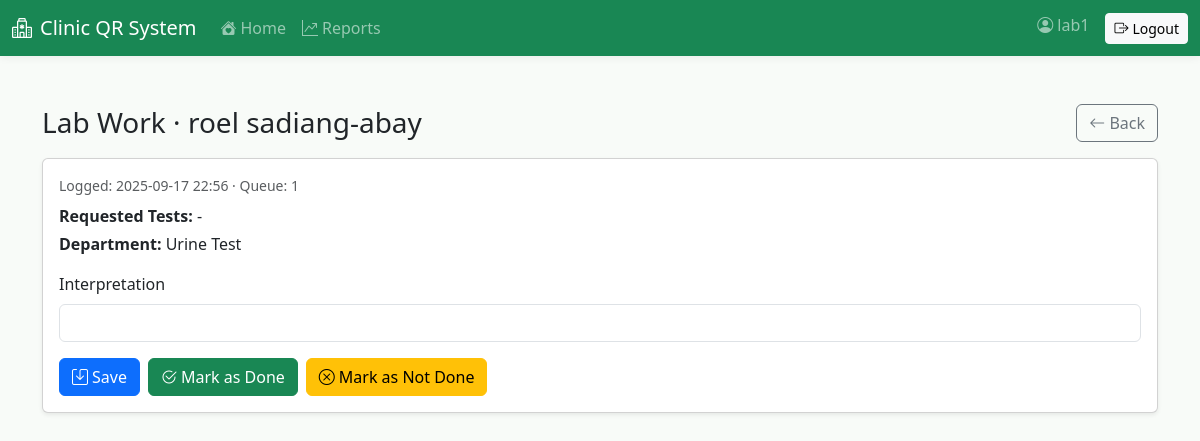
/dashboard/lab/work/125/ (signed in), run on the app's committed database.
### visits/models.py (models this page shows, shortened)
class Visit(models.Model):
    class Service(models.TextChoices):
        RECEPTION = 'reception', 'Reception/Triage'
        DOCTOR = 'doctor', 'Doctor Consultation'
        LAB = 'lab', 'Laboratory'
        PHARMACY = 'pharmacy', 'Pharmacy'
        VACCINATION = 'vaccination', 'Vaccination/Immunization'
    class Department(models.TextChoices):
        PEDIATRICS = 'Pediatrics', 'Pediatrics (Children’s Health)'
        OBGYN = 'OB-GYN', 'Obstetrics and Gynecology (OB-GYN)'
        CARDIOLOGY = 'Cardiology', 'Cardiology (Heart Care)'
        RADIOLOGY = 'Radiology', 'Radiology'
        SURGERY = 'Surgery', 'Surgery'
        DERMATOLOGY = 'Dermatology', 'Dermatology (Skin Care)'
        ENT = 'ENT', 'ENT (Ear, Nose, Throat)'
    patient = models.ForeignKey('patients.Patient', on_delete=models.CASCADE, related_name='visits')
    service = models.CharField(max_length=20, choices=Service.choices)
    notes = models.TextField(blank=True)
    class Status(models.TextChoices):
        QUEUED = 'queued', 'Queued'
        CLAIMED = 'claimed', 'Claimed'
        IN_PROCESS = 'in_process', 'In Process'
        DONE = 'done', 'Done'
    status = models.CharField(max_length=16, choices=Status.choices, default=Status.QUEUED)
    queue_number = models.PositiveIntegerField(null=True, blank=True)
    department = models.CharField(max_length=32, choices=Department.choices, blank=True)
    claimed_by = models.ForeignKey(settings.AUTH_USER_MODEL, on_delete=models.SET_NULL, null=True, blank=True, related_name='claimed_reception_visits')
    claimed_at = models.DateTimeField(null=True, blank=True)
    assigned_to = models.ForeignKey(settings.AUTH_USER_MODEL, on_delete=models.SET_NULL, null=True, blank=True, related_name='assigned_visits')
    doctor_arrived = models.BooleanField(default=False)
    doctor_status = models.CharField(max_length=16, blank=True, default='')  # '', ready_to_consult, not_done, finished
    symptoms = models.TextField(blank=True)
    diagnosis = models.TextField(blank=True)
    prescription_notes = models.TextField(blank=True)
    doctor_done = models.BooleanField(default=False)
    doctor_done_at = models.DateTimeField(null=True, blank=True)
    lab_tests = models.TextField(blank=True)
    lab_test_type = models.CharField(max_length=50, blank=True)
    lab_claimed_by = models.ForeignKey(settings.AUTH_USER_MODEL, on_delete=models.SET_NULL, null=True, blank=True, related_name='claimed_lab_visits')
    lab_claimed_at = models.DateTimeField(null=True, blank=True)
    lab_arrived = models.BooleanField(default=False)
    lab_results = models.TextField(blank=True)
    lab_completed = models.BooleanField(default=False)
    lab_completed_at = models.DateTimeField(null=True, blank=True)
    medicines = models.TextField(blank=True)
    dispensed = models.BooleanField(default=False)
    dispensed_at = models.DateTimeField(null=True, blank=True)
    vaccine_type = models.CharField(max_length=100, blank=True)
    vaccine_dose = models.CharField(max_length=50, blank=True)
    vaccination_date = models.DateField(null=True, blank=True)
    timestamp = models.DateTimeField(auto_now_add=True)
    created_by = models.ForeignKey(settings.AUTH_USER_MODEL, on_delete=models.SET_NULL, null=True, blank=True)
    doctor_user = models.ForeignKey(settings.AUTH_USER_MODEL, on_delete=models.SET_NULL, null=True, blank=True, related_name='doctor_visits')
    service_type = models.ForeignKey('visits.ServiceType', on_delete=models.SET_NULL, null=True, blank=True, help_text='Specific service type selected')

### patients/models.py (models this page shows, shortened)
class Patient(models.Model):
    user = models.OneToOneField(User, on_delete=models.SET_NULL, null=True, blank=True, related_name='patient_profile')
    full_name = models.CharField(max_length=255)
    age = models.PositiveIntegerField(validators=[MinValueValidator(0)])
    address = models.TextField()
    contact = models.CharField(max_length=50)
    email = models.EmailField(unique=True)
    patient_code = models.CharField(max_length=20, unique=True)
    qr_code = models.ImageField(upload_to='qr_codes/', blank=True, null=True)
    must_change_password = models.BooleanField(default=False)
    created_at = models.DateTimeField(auto_now_add=True)

### dashboard/views.py (the view, shortened to what this page needs)
# urls.py: path('lab/work/<int:pk>/', views.lab_work, name='lab_work'),
@login_required
@user_passes_test(lambda u: u.is_superuser or u.groups.filter(name='Laboratory').exists())
def lab_work(request, pk: int):
    lab_visit = get_object_or_404(Visit, pk=pk, service='lab')
    prefill = {'result_1':'','result_2':'','result_3':'','result_4':'','result_5':'','interpretation':''}
    return render(request, 'dashboard/lab_work.html', {'v': lab_visit, 'prefill': prefill})

### dashboard/templates/dashboard/lab_work.html (shortened to what this page needs)
{% extends 'base.html' %}
{% block content %}
<div class="d-flex justify-content-between align-items-center mb-3">
  <h3 class="mb-0">Lab Work · {{ v.patient.full_name }}</h3>
  <a class="btn btn-outline-secondary" href="/dashboard/lab/"><i class="bi bi-arrow-left"></i> Back</a>
</div>
<div class="card shadow-sm">
  <div class="card-body">
    <div class="mb-2 text-muted small">Logged: {{ v.timestamp|date:'Y-m-d H:i' }}{% if v.queue_number %} · Queue: {{ v.queue_number }}{% endif %}</div>
    <div class="mb-1"><strong>Requested Tests:</strong> {{ v.lab_tests|default:'-' }}</div>
    <div class="mb-3"><strong>Department:</strong> {{ v.lab_test_type|default:'Not Selected' }}</div>
    <form method="post" class="row g-3">
      <div class="col-12">
        <label class="form-label" id="label_interp">Interpretation</label>
        <input class="form-control" name="interpretation" value="{{ prefill.interpretation }}">
      </div>
      <div class="col-12 d-flex gap-2">
        <button class="btn btn-primary" name="save_only" value="1" type="submit"><i class="bi bi-save me-1"></i>Save</button>
        <button class="btn btn-success" name="complete" value="1" type="submit"><i class="bi bi-check2-circle me-1"></i>Mark as Done</button>
        <button class="btn btn-warning" name="mark_not_done" value="1" type="submit"><i class="bi bi-x-circle me-1"></i>Mark as Not Done</button>
      </div>
    </form>
  </div>
</div>
{% endblock %}

### templates/base.html (shortened to what this page needs)
<!doctype html>
<html lang="en">
  <head>
    <link href="https://cdn.jsdelivr.net/npm/bootstrap@5.3.3/dist/css/bootstrap.min.css" rel="stylesheet">
    <link href="https://cdn.jsdelivr.net/npm/bootstrap-icons@1.11.3/font/bootstrap-icons.min.css" rel="stylesheet">
  </head>
  <body>
    <nav class="navbar navbar-expand-lg navbar-dark bg-success">
      <div class="container-fluid">
        <a class="navbar-brand d-flex align-items-center" href="/">
          <i class="bi bi-hospital me-2"></i>Clinic QR System
        </a>
        <div class="collapse navbar-collapse" id="navbarsMain">
          <ul class="navbar-nav me-auto mb-2 mb-lg-0">
            {% if request.user.is_authenticated %}
              <li class="nav-item">
                <a class="nav-link" href="{% if request.user.is_superuser %}/dashboard/{% elif request.user.groups.all.0.name == 'Reception' %}/dashboard/reception/{% elif request.user.groups.all.0.name == 'Doctor' %}/dashboard/doctor/{% elif request.user.groups.all.0.name == 'Laboratory' %}/dashboard/lab/{% elif request.user.groups.all.0.name == 'Pharmacy' %}/dashboard/pharmacy/{% elif request.user.groups.all.0.name == 'Vaccination' %}/dashboard/vaccination/{% elif request.user.groups.all.0.name == 'Patient' %}/patients/portal/{% else %}/dashboard/{% endif %}"><i class="bi bi-house-heart-fill me-1"></i>Home</a>
              </li>
              {% if request.user.is_authenticated and request.user.groups.all.0.name != 'Patient' %}
              <li class="nav-item">
                <a class="nav-link" href="/dashboard/reports/"><i class="bi bi-graph-up-arrow me-1"></i>Reports</a>
              </li>
              {% endif %}
            {% endif %}
          </ul>
          <ul class="navbar-nav ms-auto">
            {% if request.user.is_authenticated %}
              <li class="nav-item"><span class="navbar-text"><i class="bi bi-person-circle me-1"></i>{{ request.user.username }}</span></li>
              <li class="nav-item ms-3">
                <form method="post" action="/accounts/logout/" class="d-inline">
                  <button class="btn btn-light btn-sm" type="submit"><i class="bi bi-box-arrow-right me-1"></i>Logout</button>
                </form>
              </li>
            {% else %}
              <li class="nav-item"><a class="btn btn-light btn-sm" href="/accounts/login/"><i class="bi bi-box-arrow-in-right me-1"></i>Login</a></li>
            {% endif %}
          </ul>
        </div>
      </div>
    </nav>
    <main class="container my-5">
      {% block content %}{% endblock %}
    </main>
  </body>
</html>

### templates/base.html (style rules this page uses)
:root { --bs-primary: #198754; --bs-primary-rgb: 25, 135, 84; }
body { background-color: #f8fbf8; }
.navbar { box-shadow: 0 2px 8px rgba(0,0,0,0.06); }

### data on the page
Visit: patient.full_name "roel sadiang-abay", timestamp "2025-09-17 22:56", queue_number "1", lab_tests "-", lab_test_type "Urine Test"

### other printed values
{{ request.user.username }} "lab1"
